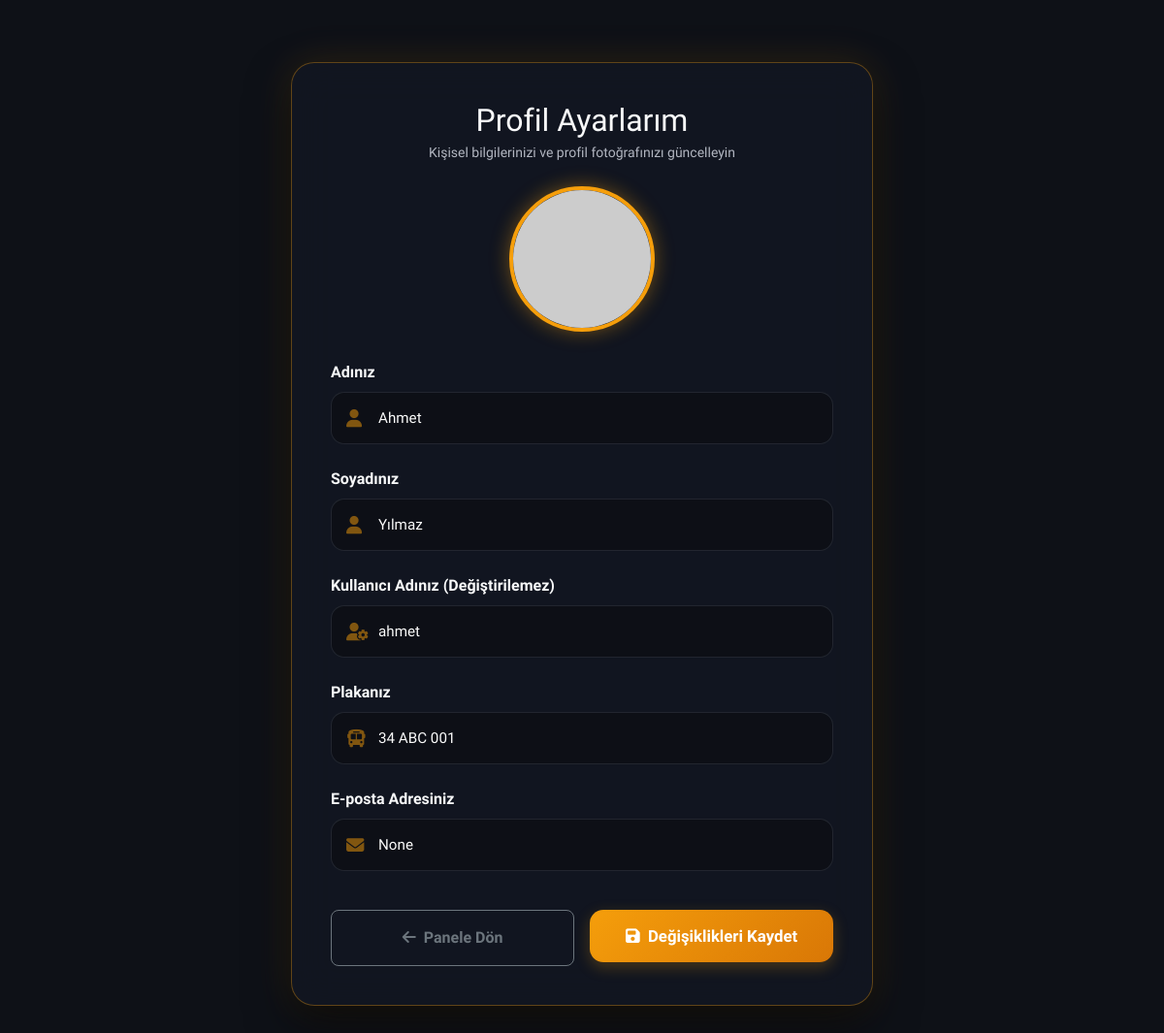
Page /profil (signed in) on the earlier database version.
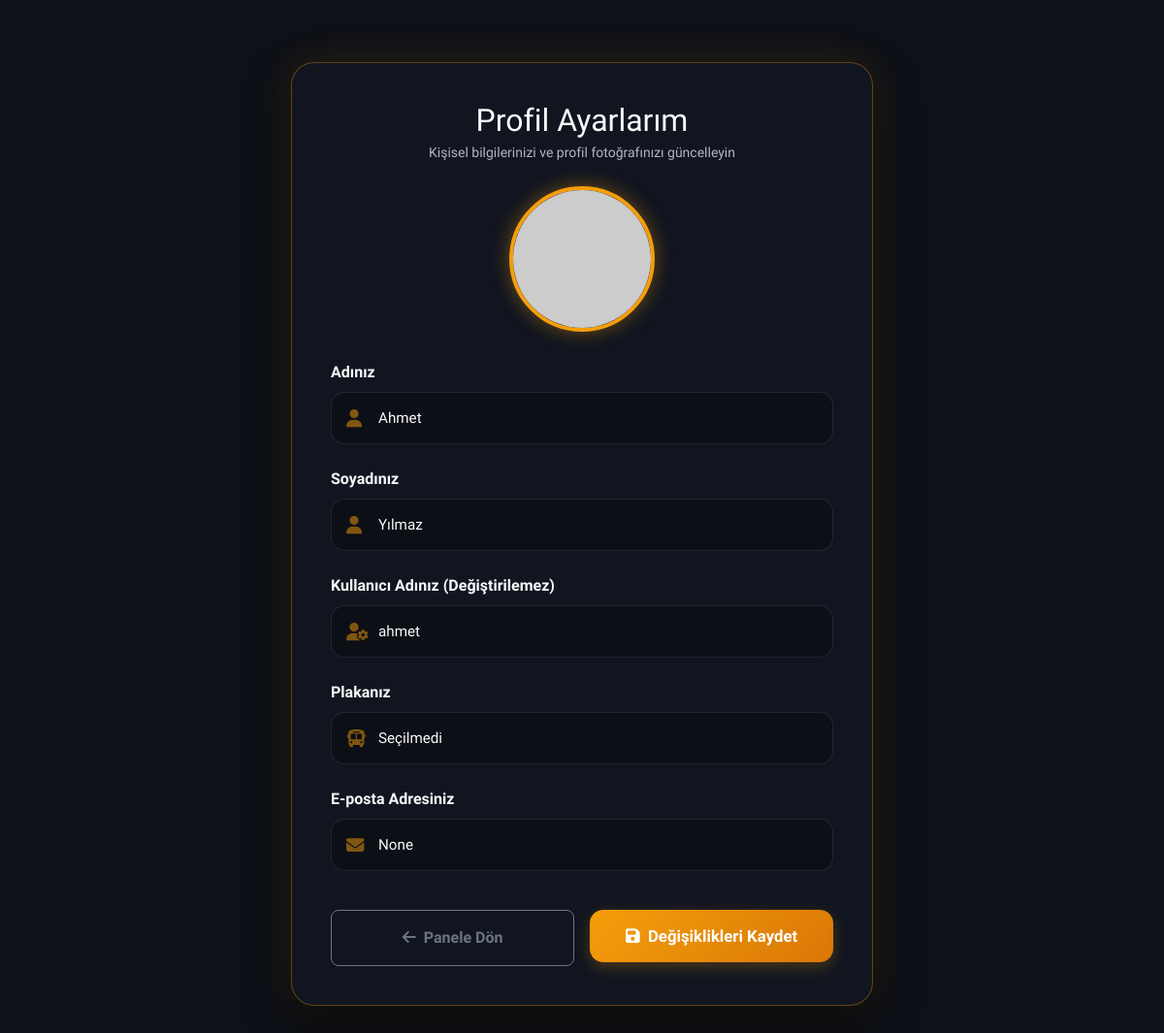
Same page on the later database version.
### app/models.py (models this page shows, shortened)
class Sofor(UserMixin, db.Model):
    __tablename__ = 'soforler'
    id: Mapped[int] = mapped_column(primary_key=True, autoincrement=True)
    ad: Mapped[str] = mapped_column(String(100), nullable=False)
    soyad: Mapped[str] = mapped_column(String(100), nullable=False)
    kullanici_adi: Mapped[str] = mapped_column(String(100), nullable=False, unique=True)
    email: Mapped[Optional[str]] = mapped_column(String(120), unique=True)
    arac_plaka: Mapped[Optional[str]] = mapped_column(String(50), nullable=True)
    sifre_hash: Mapped[str] = mapped_column(String(255), nullable=False)
    sifre_plain: Mapped[Optional[str]] = mapped_column(String(255))
    reset_token: Mapped[Optional[str]] = mapped_column(String(100))
    reset_token_expiry: Mapped[Optional[str]] = mapped_column(String(50))
    profil_resmi: Mapped[Optional[str]] = mapped_column(String(255), nullable=True)
    alarmlar: Mapped[List["Alarm"]] = relationship(back_populates="sofor")
    ses_loglari: Mapped[List["SesLog"]] = relationship(back_populates="sofor")
    vardiya_kayitlari: Mapped[List["VardiyaSesKaydi"]] = relationship(back_populates="sofor")
    yorumlar: Mapped[List["YolcuYorum"]] = relationship(back_populates="sofor")
    konum: Mapped[Optional["AracKonum"]] = relationship(back_populates="sofor", uselist=False)

### app/main/routes.py (the view, shortened to what this page needs)
@bp.route('/profil', methods=['GET', 'POST'])
def profil():
    is_sofor = current_user.is_authenticated
    is_yolcu = 'yolcu_id' in session
    if not is_sofor and not is_yolcu:
        flash('Profil sayfasını görüntülemek için lütfen giriş yapın.', 'warning')
        return redirect(url_for('auth.login'))
    user_obj = None
    role = ''
    if is_sofor:
        user_obj = db.session.get(Sofor, current_user.id)
        role = 'sofor'
    else:
        user_obj = db.session.get(Yolcu, session['yolcu_id'])
        role = 'yolcu'
    return render_template('profil.html', title='Profilim', user=user_obj, role=role)

### app/models.py (called while the page is built)
@login.user_loader
def load_user(id):
    return db.session.get(Sofor, int(id))

### app/templates/profil.html (shortened to what this page needs)
{% extends "base.html" %}
{% block content %}
<div class="profile-container">
    <div class="text-center mb-4">
        <h2 class="fw-extrabold text-light mb-1">Profil Ayarlarım</h2>
        <p class="text-secondary small">Kişisel bilgilerinizi ve profil fotoğrafınızı güncelleyin</p>
    </div>
    <form action="" method="post" enctype="multipart/form-data">
        <div class="text-center">
            <div class="avatar-wrapper" onclick="document.getElementById('profil_resmi').click();">
                {% if user.profil_resmi %}
                    <img id="avatarPreview" src="{{ url_for('static', filename='uploads/avatars/' + user.profil_resmi) }}" alt="Profil Resmi">
                {% else %}
                    {% set display_name = (user.ad + '+' + user.soyad) if role == 'sofor' else user.ad_soyad %}
                    {% set avatar_color = 'f59e0b' if role == 'sofor' else '10b981' %}
                    <img id="avatarPreview" src="https://ui-avatars.com/api/?name={{ display_name }}&background={{ avatar_color }}&color=fff&size=200&bold=true" alt="Varsayılan Profil Resmi">
                {% endif %}
            </div>
        </div>
        {% if role == 'sofor' %}
            <div class="mb-4">
                <label class="form-label fw-semibold text-light mb-2">Adınız</label>
                <div class="input-icon-group">
                    <i class="fa-solid fa-user"></i>
                    <input type="text" name="ad" class="form-control" required value="{{ user.ad }}">
                </div>
            </div>
            <div class="mb-4">
                <label class="form-label fw-semibold text-light mb-2">Soyadınız</label>
                <div class="input-icon-group">
                    <i class="fa-solid fa-user"></i>
                    <input type="text" name="soyad" class="form-control" required value="{{ user.soyad }}">
                </div>
            </div>
            <div class="mb-4">
                <label class="form-label fw-semibold text-light mb-2">Kullanıcı Adınız (Değiştirilemez)</label>
                <div class="input-icon-group">
                    <i class="fa-solid fa-user-gear"></i>
                    <input type="text" class="form-control text-muted" readonly disabled value="{{ user.kullanici_adi }}">
                </div>
            </div>
            <div class="mb-4">
                <label class="form-label fw-semibold text-light mb-2">Plakanız</label>
                <div class="input-icon-group">
                    <i class="fa-solid fa-bus"></i>
                    <input type="text" class="form-control text-muted" readonly disabled value="{{ user.arac_plaka if user.arac_plaka else 'Seçilmedi' }}">
                </div>
            </div>
        {% endif %}
        <div class="mb-4">
            <label class="form-label fw-semibold text-light mb-2">E-posta Adresiniz</label>
            <div class="input-icon-group">
                <i class="fa-solid fa-envelope"></i>
                <input type="email" class="form-control text-muted" readonly disabled value="{{ user.email }}">
            </div>
        </div>
        <div class="pt-3 d-flex gap-3">
            {% if role == 'sofor' %}
                <a href="{{ url_for('main.index') }}" class="btn btn-outline-secondary w-50 py-3 rounded-3 fw-bold"><i class="fa-solid fa-arrow-left me-1"></i> Panele Dön</a>
            {% else %}
                <a href="{{ url_for('main.yolcu_plaka_sorgula') }}" class="btn btn-outline-secondary w-50 py-3 rounded-3 fw-bold"><i class="fa-solid fa-arrow-left me-1"></i> Panele Dön</a>
            {% endif %}
            <button type="submit" class="btn-premium-submit w-50"><i class="fa-solid fa-floppy-disk me-1"></i> Değişiklikleri Kaydet</button>
        </div>
    </form>
</div>
{% endblock %}

### app/templates/base.html (shortened to what this page needs)
<!DOCTYPE html>
<html lang="tr" data-bs-theme="dark">
<head>
    <link href="https://cdn.jsdelivr.net/npm/bootstrap@5.3.0/dist/css/bootstrap.min.css" rel="stylesheet">
    <link rel="stylesheet" href="https://cdnjs.cloudflare.com/ajax/libs/font-awesome/6.4.0/css/all.min.css">
</head>
<body>
    <div class="container-fluid py-4">
        {% block content %}{% endblock %}
    </div>
</body>
</html>

### app/templates/base.html (style rules this page uses)
body { background-color: #0e1117; color: #fafafa; font-family: 'Plus Jakarta Sans', 'Outfit', 'Segoe UI', Tahoma, Geneva, Verdana, sans-serif; }
.text-secondary { color: #b2b6c1 !important; }
.text-muted { color: #8c91a0 !important; }

Differences in the rows shown:
changed Sofor "Ahmet": arac_plaka "34 ABC 001" → "Seçilmedi"
